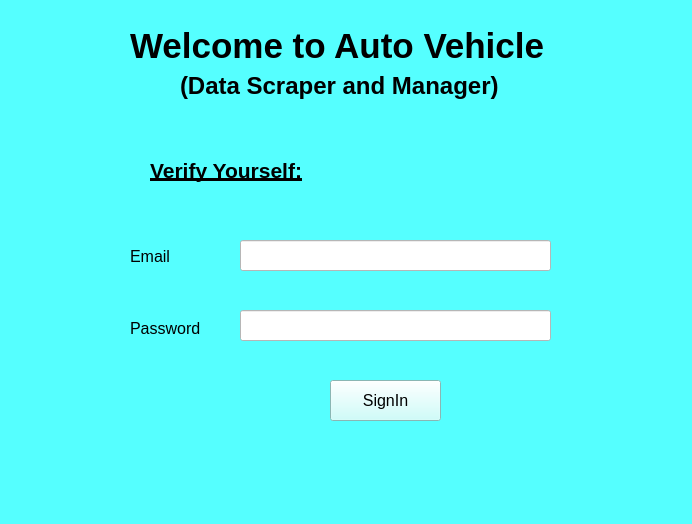
<?xml version="1.0" encoding="UTF-8"?>
<ui version="4.0">
 <class>LogIn</class>
 <widget class="QWidget" name="LogIn">
  <property name="geometry">
   <rect>
    <x>0</x>
    <y>0</y>
    <width>692</width>
    <height>524</height>
   </rect>
  </property>
  <property name="windowTitle">
   <string>SignUp</string>
  </property>
  <property name="windowIcon">
   <iconset>
    <normaloff>Pics/—Pngtree—avatar icon profile icon member_5247852.png</normaloff>Pics/—Pngtree—avatar icon profile icon member_5247852.png</iconset>
  </property>
  <property name="styleSheet">
   <string notr="true">background-color:rgb(85, 255, 255)</string>
  </property>
  <widget class="QLabel" name="label">
   <property name="geometry">
    <rect>
     <x>130</x>
     <y>30</y>
     <width>451</width>
     <height>31</height>
    </rect>
   </property>
   <property name="font">
    <font>
     <pointsize>26</pointsize>
     <weight>75</weight>
     <bold>true</bold>
    </font>
   </property>
   <property name="text">
    <string>Welcome to Auto Vehicle</string>
   </property>
  </widget>
  <widget class="QLabel" name="label_2">
   <property name="geometry">
    <rect>
     <x>180</x>
     <y>70</y>
     <width>391</width>
     <height>31</height>
    </rect>
   </property>
   <property name="font">
    <font>
     <pointsize>18</pointsize>
     <weight>75</weight>
     <bold>true</bold>
    </font>
   </property>
   <property name="text">
    <string>(Data Scraper and Manager)</string>
   </property>
  </widget>
  <widget class="QLabel" name="label_3">
   <property name="geometry">
    <rect>
     <x>150</x>
     <y>150</y>
     <width>181</width>
     <height>41</height>
    </rect>
   </property>
   <property name="font">
    <font>
     <pointsize>16</pointsize>
     <weight>75</weight>
     <bold>true</bold>
     <underline>true</underline>
    </font>
   </property>
   <property name="text">
    <string>Verify Yourself:</string>
   </property>
  </widget>
  <widget class="QLabel" name="label_4">
   <property name="geometry">
    <rect>
     <x>40</x>
     <y>130</y>
     <width>101</width>
     <height>81</height>
    </rect>
   </property>
   <property name="styleSheet">
    <string notr="true">border-image: url(:/newPrefix/—Pngtree—avatar icon profile icon member_5247852.png);</string>
   </property>
   <property name="text">
    <string/>
   </property>
  </widget>
  <widget class="QLineEdit" name="emailsignup">
   <property name="geometry">
    <rect>
     <x>240</x>
     <y>240</y>
     <width>311</width>
     <height>31</height>
    </rect>
   </property>
   <property name="styleSheet">
    <string notr="true">background-color:rgb(255, 255, 255)</string>
   </property>
  </widget>
  <widget class="QLineEdit" name="passwordsignup">
   <property name="geometry">
    <rect>
     <x>240</x>
     <y>310</y>
     <width>311</width>
     <height>31</height>
    </rect>
   </property>
   <property name="styleSheet">
    <string notr="true">background-color:rgb(255, 255, 255)</string>
   </property>
  </widget>
  <widget class="QLabel" name="label_5">
   <property name="geometry">
    <rect>
     <x>130</x>
     <y>250</y>
     <width>47</width>
     <height>13</height>
    </rect>
   </property>
   <property name="font">
    <font>
     <pointsize>12</pointsize>
    </font>
   </property>
   <property name="text">
    <string>Email</string>
   </property>
  </widget>
  <widget class="QLabel" name="label_6">
   <property name="geometry">
    <rect>
     <x>130</x>
     <y>320</y>
     <width>71</width>
     <height>16</height>
    </rect>
   </property>
   <property name="font">
    <font>
     <pointsize>12</pointsize>
    </font>
   </property>
   <property name="text">
    <string>Password</string>
   </property>
  </widget>
  <widget class="QPushButton" name="signin">
   <property name="geometry">
    <rect>
     <x>330</x>
     <y>380</y>
     <width>111</width>
     <height>41</height>
    </rect>
   </property>
   <property name="font">
    <font>
     <pointsize>12</pointsize>
    </font>
   </property>
   <property name="styleSheet">
    <string notr="true">background-color:rgb(193, 255, 251)</string>
   </property>
   <property name="text">
    <string>SignIn</string>
   </property>
   <property name="icon">
    <iconset>
     <normaloff>Pics/icons8-login-30.png</normaloff>Pics/icons8-login-30.png</iconset>
   </property>
   <property name="iconSize">
    <size>
     <width>30</width>
     <height>30</height>
    </size>
   </property>
  </widget>
 </widget>
 <resources>
  <include location="Pics/sigin.qrc"/>
 </resources>
 <connections/>
</ui>
